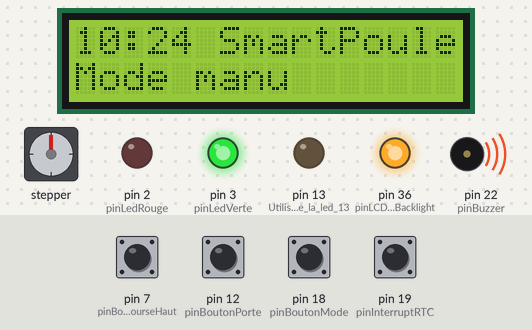
The sketch below on a simulated Arduino Mega 2560, built with avr-gcc and run on an emulated ATmega2560. Parts: 16×2 character LCD, stepper motor, output pins drawn as LEDs (lit = HIGH), buzzer (waves = sounding, pin HIGH). Inputs (shaded band) come from the test bench; at power-on: pin 7 (pinBoutonFinDeCourseHaut), pin 12 (pinBoutonPorte), pin 18 (pinBoutonMode), pin 19 (pinInterruptRTC) HIGH. Sleep ends after the set time or at an interrupt; the local clock reads 2024-03-15 10:24:30 at power-on unless the sketch sets it; stepper angles assume 2048 steps per turn.

Above: at 1.3 s.
1.4 s: pin 12 (pinBoutonPorte) pulled LOW for 0.15 s
2.1 s: pin 7 (pinBoutonFinDeCourseHaut) pulled LOW for 0.15 s
At 3.8 s:
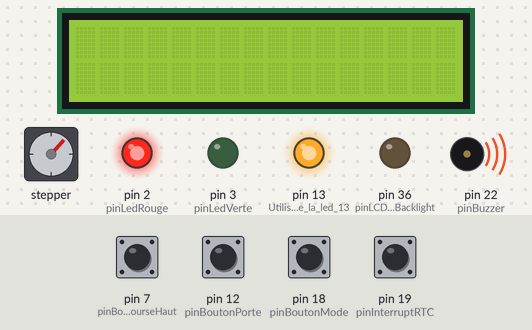
4.7 s: pin 18 (pinBoutonMode) pulled LOW for 3.2 s
At 7.8 s:
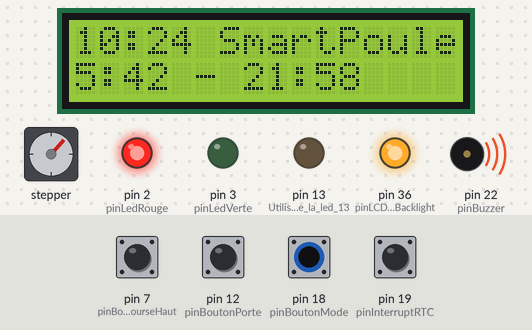
9.4 s: pin 18 (pinBoutonMode) pulled LOW for 0.15 s
At 9.9 s:
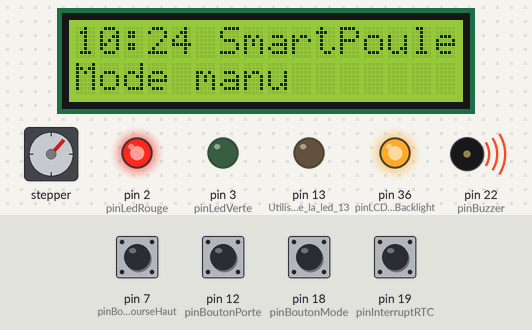
11.0 s: pin 12 (pinBoutonPorte) pulled LOW for 1 s
12.6 s: pin 7 (pinBoutonFinDeCourseHaut) pulled LOW for 1 s
At 15.0 s:
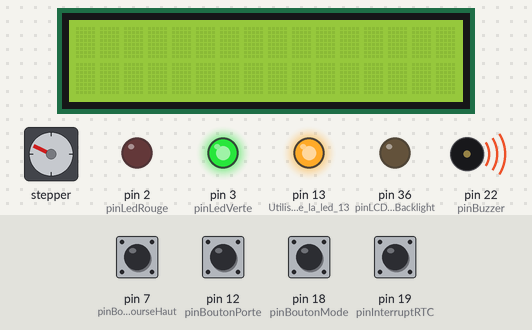
Timing chart, 0 to 16.5 s (numbered marks = the images above; inputs shaded):
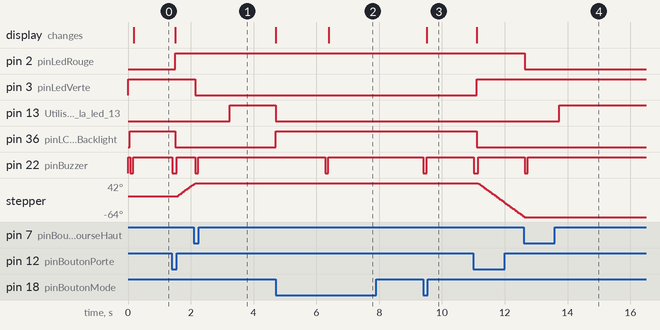

Measured:
- after the input at 1.4 s, pin 2 (pinLedRouge): LOW → HIGH after 0.10 s; pin 36 (pinLCD_A_Backlight): HIGH → LOW after 0.10 s; pin 22 (pinBuzzer): HIGH → LOW at once, → HIGH 0.15 s later; stepper: turns 37° clockwise in 0.51 s, starting after 0.15 s
- after the input at 2.1 s, pin 3 (pinLedVerte): HIGH → LOW at once; pin 13 (Utilisation_de_la_led_13): LOW → HIGH after 1.1 s; pin 22 (pinBuzzer): HIGH → LOW at once, → HIGH 0.10 s later; stepper: goes on until 2.1 s, then stays 42°
- after the input at 4.7 s, pin 13 (Utilisation_de_la_led_13): HIGH → LOW at once; pin 36 (pinLCD_A_Backlight): LOW → HIGH at once; pin 22 (pinBuzzer): HIGH → LOW after 1.6 s, → HIGH 0.10 s later; the display: first changes at once (image 2 shows a later state)
- after the input at 9.4 s, pin 22 (pinBuzzer): HIGH → LOW at once, → HIGH 0.10 s later; the display: changes after 0.12 s (image 3)
- after the input at 11.0 s, pin 3 (pinLedVerte): LOW → HIGH after 0.11 s; pin 36 (pinLCD_A_Backlight): HIGH → LOW after 0.11 s; pin 22 (pinBuzzer): HIGH → LOW at once, → HIGH 0.15 s later; stepper: keeps turning counter-clockwise at about 73°/s, starting after 0.16 s
- after the input at 12.6 s, pin 2 (pinLedRouge): HIGH → LOW at once; pin 13 (Utilisation_de_la_led_13): LOW → HIGH after 1.1 s; pin 22 (pinBuzzer): HIGH → LOW at once, → HIGH 0.10 s later; stepper: goes on until 12.6 s, then stays -64°

The sketch:

smartPoulailler.ino
```cpp
// Declaration des includes
#include <LiquidCrystal.h>  // LCD
#include <TimeLord.h>       // Sunrise-sunset
#include <avr/sleep.h>      // Mode sleep
#include <DS3232RTC.h>      // RTC
#include <Stepper.h>        // Moteur pas a pas

// Define pin
#define pinPhotoCell A0
#define pinLedRouge 2
#define pinLedVerte 3
#define pinBoutonFinDeCourseHaut 7
#define pinBoutonFinDeCourseBas 7 // Pour test, a remettre a 6
#define pinBoutonPorte 12
#define pinBoutonMode 18
#define pinInterruptRTC 19  // Pin reliée au SQW du module RTC (Utilisée pour reveiller la carte)
#define pinBuzzer 22
#define pinLCD_A_Backlight 36
#define pinLCD_RS 38
#define pinLCD_E 39
#define pinLCD_D4 40
#define pinLCD_D5 41
#define pinLCD_D6 42
#define pinLCD_D7 43
#define pinStepper_IN1 50
#define pinStepper_IN2 51
#define pinStepper_IN3 52
#define pinStepper_IN4 53

// Declaration des structures
struct struct_time {
  int heure;
  int minute;
};

// Declaration des constantes
const int seuilLuminosite=500;                                          // #TODO: A definir
const long tempoLuminosite = 5000;                                      // #TODO: A definir
const byte heureMatinMin = 5;
const byte heureMatinMax = 10;
const byte heureSoirMin = 18;
const byte heureSoirMax = 23;
const long tempoSleep = 60000;  // Temporisation de une minute pour eteindre l'affichage
const float LONGITUDE = 7.139;        // Longitude de Burnhaupt
const float LATITUDE = 47.729;        // Lattitude de Burnhaupt
const int offsetSunset = 200;    // Decalage apres le sunset en minutes (peut etre negatif) (Il y a un decalage de 2 heures apparemment)
const int offsetSunrise = -60;    // Decalage après le sunrise en minutes (peut etre negatif)
const float stepsPerRevolution = 2048;  // Nombre de pas par tour (Caracteristique du moteur)
const int stepperSpeed = 12; // en tr/min

// Declaration des variables globales
byte mode; // 1: Mode bouton, 2: Mode horaire, 3: Mode Luminosité
bool etatLCD; // False = LCD eteint; true = LCD allumé
bool etatBouton, dernierEtatBouton, etatBoutonMode, dernierEtatBoutonMode;
bool etatPorte;
int etatPhotoCell;
time_t t;
unsigned long currentMillis;
unsigned long previousMillisLuminosite, previousMillisSleep;
TimeLord tardis;
struct_time heureOuverture = {0, 0};
struct_time heureFermeture = {0, 0};

// Declaration du stepper
Stepper myStepper(stepsPerRevolution, pinStepper_IN4, pinStepper_IN2, pinStepper_IN3, pinStepper_IN1);

// Declaration du LCD (numero de pin)
LiquidCrystal lcd(pinLCD_RS, pinLCD_E, pinLCD_D4, pinLCD_D5, pinLCD_D6, pinLCD_D7);

// Declaration de l'horloge
DS3232RTC rtc;

void setup() {

  // Demarrage du port serie
  Serial.begin(9600);

  // Demarrage de l'horloge
  rtc.begin();

  // Décommenter le bloc ci-dessous pour regler l'heure
  // tmElements_t tm;
  // tm.Second = 00;
  // tm.Minute = 51;
  // tm.Hour = 17;               // set the RTC to an arbitrary time
  // tm.Day = 2;
  // tm.Month = 6;
  // tm.Year = 2019 - 1970;      // tmElements_t.Year is the offset from 1970
  // RTC.write(tm);              // set the RTC from the tm structure

  // Initialisation des variables
  mode=1;
  etatLCD=true;
  etatBouton=LOW;
  dernierEtatBouton=HIGH;
  etatBoutonMode=HIGH;
  dernierEtatBoutonMode=HIGH;
  etatPorte=LOW;
  previousMillisLuminosite = 0;
  previousMillisSleep = 0;

  // Initialisation du mode des PIN
  pinMode(LED_BUILTIN,OUTPUT); // Utilisation de la led 13 pour indiquer le mode veille
  pinMode(pinInterruptRTC,INPUT_PULLUP);
  pinMode(pinLedRouge,OUTPUT);
  pinMode(pinLedVerte,OUTPUT);
  pinMode(pinBuzzer,OUTPUT);
  pinMode(pinBoutonPorte,INPUT_PULLUP);
  pinMode(pinBoutonMode,INPUT_PULLUP);
  pinMode(pinBoutonFinDeCourseHaut,INPUT_PULLUP);
  pinMode(pinBoutonFinDeCourseBas,INPUT_PULLUP);
  pinMode(pinLCD_A_Backlight, OUTPUT);

  // Initialisation de l'etat des PIN
  digitalWrite(LED_BUILTIN,LOW);
  digitalWrite(pinBuzzer,HIGH);
  digitalWrite(pinLedRouge,LOW);
  digitalWrite(pinLedVerte,HIGH);

  // Initialisation du Stepper
  digitalWrite(pinStepper_IN1,LOW);
  digitalWrite(pinStepper_IN2,LOW);
  digitalWrite(pinStepper_IN3,LOW);
  digitalWrite(pinStepper_IN4,LOW);

  // Initialisation du LCD
  lcd.begin(16, 2);
  allumageLCD();

  // Initialsation de la vitesse du stepper
  myStepper.setSpeed(stepperSpeed);

  // Aquisition de l'heure actuelle
  t = RTC.get();

  // Calcul des horraires sunrise-sunset
  calculSunriseSunset();

  // Initialisation des alarmes, reset des flags
  // RTC.setAlarm(alarmType, minutes, hours, dayOrDate);
  RTC.setAlarm(ALM1_MATCH_HOURS, heureOuverture.minute, heureOuverture.heure, 0); // Set de l'alarme 1 sur l'heure de l'ouverture - offset
  RTC.setAlarm(ALM2_MATCH_HOURS, heureFermeture.minute, heureFermeture.heure, 0); // Set de l'alarme 2 sur l'heure de la fermeture - offset
  RTC.alarm(ALARM_1);
  RTC.alarm(ALARM_2);
  RTC.alarmInterrupt(ALARM_1, true); // Enable interrupt output for Alarm 1
  RTC.alarmInterrupt(ALARM_2, true); // Enable interrupt output for Alarm 2
  RTC.squareWave(SQWAVE_NONE); // Configure the INT/SQW pin for "interrupt" operation

  // Initialisation pour le calcul sunrise-sunset
  tardis.TimeZone(1 * 60); // tell TimeLord what timezone your RTC is synchronized to. You can ignore DST
  // as long as the RTC never changes back and forth between DST and non-DST
  tardis.Position(LATITUDE, LONGITUDE); // tell TimeLord where in the world we are

  // Buzz du demarrage
  buzz(100);

}

void loop() {

  // Maj de l'heure actuelle
  t = RTC.get();

  // Maj des millis (milliseconde depuis le demarrage)
  currentMillis = millis();

  // Maj de l'affichage
  AffichageLCD();

  // Selection du mode
  switch (mode = calculMode())
  {
    case 1: // Mode 1 : Bouton
      modeBouton();
    break;
    case 2: // Mode 2 : Horaire
      modeHorraire();
    break;
    case 3: // Mode 3 : Luminosite
      modeLuminosite();
    break;
    default:

    break;
  }

  // Execution toutes les minutes pour passer en sleep
  if (currentMillis - previousMillisSleep >= tempoSleep) {
    previousMillisSleep = currentMillis;

    // On se met en veille
    goingToSleep();
  }

}

// Fonction : Lecture du bouton mode
// Return : mode
byte calculMode() {

  // Lecture du bouton
  etatBoutonMode=digitalRead(pinBoutonMode);

  // Gestion du bouton
  if(etatBoutonMode!=dernierEtatBoutonMode && etatBoutonMode==LOW) {

    buzz(100);
    previousMillisLuminosite = 0; // Pour le mode luminosite : Reinitialisation a chaque appui sur le bouton mode
    previousMillisSleep = currentMillis; // A chaque appui sur le bouton, on recommence a compter

    // Si le LCD est eteint, on l'allume, sinon on change de mode

      mode++;
      if (mode > 2)  // TEMPORAIRE On ne passe pas dans le mode luminosité (non fonctionnel)
        mode=1;

  }

  // Mise en memoire du dernier etat du bouton
  dernierEtatBoutonMode=etatBoutonMode;

  return mode;

}

// Fonction : Mode 1 : Bouton
void modeBouton() {

  // Lecture du bouton
  etatBouton=digitalRead(pinBoutonPorte);

  // Action sur la porte
  if(etatBouton!=dernierEtatBouton && etatBouton==LOW) {

    buzz(100);
    previousMillisSleep = currentMillis; // A chaque appui sur le bouton, on recommence a compter

    // Si le lcd est eteint, on l'allume, sinon on actionne la porte
    if (!etatLCD) {
      // Rallumage du lcd
      allumageLCD();
    }
    else {
      ouverturePorte(!etatPorte);
    }
  }

  // Mise en memoire du dernier etat du bouton
  dernierEtatBouton=etatBouton;

}

// Fonction : Mode 2 : Horaire
void modeHorraire() {

  // Action sur la porte
  if(hour(t)==heureOuverture.heure && minute(t)==heureOuverture.minute)
    ouverturePorte(true);
  else if (hour(t)==heureFermeture.heure && minute(t)==heureFermeture.minute)
    ouverturePorte(false);

}

// Fonction de mise en veille
void goingToSleep() {
  sleep_enable();//Enabling sleep mode
  set_sleep_mode(SLEEP_MODE_PWR_DOWN); //Setting the sleep mode, in our case full sleep

  attachInterrupt(digitalPinToInterrupt(pinInterruptRTC), wakeUp, LOW); //attaching a interrupt to pin RTC
  attachInterrupt(digitalPinToInterrupt(pinBoutonMode), wakeUp, LOW); //attaching a interrupt to pin boutonMode

  delay(1000);

  extinctionLCD();

  // Extinction des leds, allumage de la led 13
  digitalWrite(LED_BUILTIN,HIGH);
  // digitalWrite(pinLedRouge,HIGH);
  // digitalWrite(pinLedVerte,HIGH);

  delay(1000);

  sleep_cpu(); //activating sleep mode

  // Delai pour pas que l'appui soit pris en compte pour changer de mode
  delay(2000);

  // Set new alarms
  RTC.setAlarm(ALM1_MATCH_HOURS, heureOuverture.minute, heureOuverture.heure, 0); // Set de l'alarme 1 sur l'heure de l'ouverture - offset
  RTC.setAlarm(ALM2_MATCH_HOURS, heureFermeture.minute, heureFermeture.heure, 0); // Set de l'alarme 2 sur l'heure de la fermeture - offset

  // Clear the alarm flag
  RTC.alarm(ALARM_1);
  RTC.alarm(ALARM_2);
}

// Fonction : Mode 3 : Luminosite
void modeLuminosite() {

  // Lecture de la photocell
  etatPhotoCell=analogRead(pinPhotoCell);

  // Action sur la porte
  // Si la luminosite est superieure a ... dans la plage horraire horraire ... pendant x, on ouvre la porte
  if(hour(t)>=heureMatinMin && hour(t)<heureMatinMax) {
    if(etatPhotoCell>seuilLuminosite && previousMillisLuminosite != 0) {
      if (currentMillis - previousMillisLuminosite >= tempoLuminosite) {
        previousMillisLuminosite = currentMillis;
        ouverturePorte(true);
      }
    }
    else {
      previousMillisLuminosite = currentMillis;
    }
  }

  if(hour(t)>=heureSoirMin && hour(t)<heureSoirMax) {
    if(etatPhotoCell<seuilLuminosite && previousMillisLuminosite != 0) {
      if (currentMillis - previousMillisLuminosite >= tempoLuminosite) {
        previousMillisLuminosite = currentMillis;
        ouverturePorte(false);
      }
    }
    else {
      previousMillisLuminosite = currentMillis;
    }
  }

  // Securite : ouverture/fermeture de la porte aux horaires max du matin/soir
  if(hour(t)==heureMatinMax)
    ouverturePorte(true);
  if(hour(t)==heureSoirMax)
    ouverturePorte(false);

}

// Fonction éxécutée au réveil
void wakeUp() {
  // Extinction de la led 13
  digitalWrite(LED_BUILTIN,LOW);

  allumageLCD();

  calculSunriseSunset();

  previousMillisSleep = currentMillis;

  sleep_disable();//Disable sleep mode
  detachInterrupt(digitalPinToInterrupt(pinInterruptRTC)); //Removes the interrupt from pin
  detachInterrupt(digitalPinToInterrupt(pinBoutonMode)); //Removes the interrupt from pin
}

// Fonction qui calcul les heures de sunrise et de sunset, et initialisation des variable heureOuverture et heureFermeture;
void calculSunriseSunset () {

  byte today[] = {0, 0, 12, day(t), month(t), year(t)}; // store today's date (at noon) in an array for TimeLord to use

  // Calcul du Sunrise et affectation des variables heureOuverture
  tardis.SunRise(today);

  heureOuverture.heure = today[tl_hour];
  heureOuverture.minute = today[tl_minute] + offsetSunrise;

  if (heureOuverture.minute < 0) {
    while (heureOuverture.minute < 0) {
      heureOuverture.heure = heureOuverture.heure - 1;
      heureOuverture.minute = heureOuverture.minute + 60;
    }
  }

  if (heureOuverture.minute > 59) {
    while (heureOuverture.minute > 59) {
      heureOuverture.heure = heureOuverture.heure + 1;
      heureOuverture.minute = heureOuverture.minute - 60;
    }
  }

  // Calcul du Sunset et affectation des variables heureFermeture
  tardis.SunSet(today);

  heureFermeture.heure = today[tl_hour];
  heureFermeture.minute = today[tl_minute] + offsetSunset;

  if (heureFermeture.minute < 0) {
    while (heureFermeture.minute < 0) {
      heureFermeture.heure = heureFermeture.heure - 1;
      heureFermeture.minute = heureFermeture.minute + 60;
    }
  }

  if (heureFermeture.minute > 59) {
    while (heureFermeture.minute > 59) {
      heureFermeture.heure = heureFermeture.heure + 1;
      heureFermeture.minute = heureFermeture.minute - 60;
    }
  }

}

// Fonction déplacement de la porte (Juste des leds pour simuler pour l'instant)
// @Param : Bool 1: action d'ouvrir la porteOuvert
//              2: action de fermer la porte
// Return : état de la porte
void ouverturePorte(bool ouvrir) {

  if(!etatPorte && ouvrir) {

    // On éteint tout pour garder la puissance
    extinctionLCD();
    digitalWrite(pinLedRouge,HIGH);
    digitalWrite(pinLedVerte,HIGH);
    buzz(50);

    // Tant que le bouton de fin de course n'est pas actionnee, on fait tourner le moteur
    while (digitalRead(pinBoutonFinDeCourseHaut) != 0)
      myStepper.step(40);

    // On rallume les leds et le LCD
    digitalWrite(pinLedRouge,HIGH);
    digitalWrite(pinLedVerte,LOW);

    // Extinction du stepper motor
    digitalWrite(pinStepper_IN1,LOW);
    digitalWrite(pinStepper_IN2,LOW);
    digitalWrite(pinStepper_IN3,LOW);
    digitalWrite(pinStepper_IN4,LOW);

    buzz(100);
    etatPorte=true;

    goingToSleep();

  }

  else if (etatPorte && !ouvrir) {

    // On éteint tout pour garder la puissance
    extinctionLCD();
    digitalWrite(pinLedRouge,HIGH);
    digitalWrite(pinLedVerte,HIGH);
    buzz(50);

    // Tant que le bouton de fin de course n'est pas acctionnee
    while (digitalRead(pinBoutonFinDeCourseBas) != 0)
      myStepper.step(-40);

    // Allumage des Leds
    digitalWrite(pinLedRouge,LOW);
    digitalWrite(pinLedVerte,HIGH);

    // Extinction du stepper motor
    digitalWrite(pinStepper_IN1,LOW);
    digitalWrite(pinStepper_IN2,LOW);
    digitalWrite(pinStepper_IN3,LOW);
    digitalWrite(pinStepper_IN4,LOW);

    buzz(100);
    etatPorte=false;

    goingToSleep();

  }

}

// Fonction extinction du LCD et du backlight
void extinctionLCD() {
  lcd.noDisplay();
  digitalWrite(pinLCD_A_Backlight, LOW);
  etatLCD=false;
}

// Fonction allumage du LCD et du backlight
void allumageLCD() {
  lcd.display();
  digitalWrite(pinLCD_A_Backlight, HIGH);
  etatLCD=true;
}

// Fonction : Affichage sur le LCD
void AffichageLCD() {


  // Affichage de l'heure  sur la premiere ligne
  lcd.setCursor(0, 0);
  lcd.print((int)hour(t), DEC);
  lcd.print(":");
  if (minute(t) < 10) {
    lcd.print("0");
    lcd.print((int)minute(t));
  }
  else {
    lcd.print((int)minute(t));
  }
  lcd.print(" SmartPoule");

  // Affichage de la deuxieme ligne selon le mode
  lcd.setCursor(0, 1);
  switch (mode)
  {
    case 1: // Mode 1 : Bouton
      lcd.print("Mode manu                   ");
    break;
    case 2: // Mode 2 : Horaire
      lcd.print(heureOuverture.heure);
      lcd.print(":");
      if (heureOuverture.minute < 10) {
        lcd.print("0");
        lcd.print(heureOuverture.minute);
      }
      else {
        lcd.print(heureOuverture.minute);
      }
      lcd.print(" - ");
      lcd.print(heureFermeture.heure);
      lcd.print(":");
      if (heureFermeture.minute < 10) {
        lcd.print("0");
        lcd.print(heureFermeture.minute);
      }
      else {
        lcd.print(heureFermeture.minute);
      }
      lcd.print("           ");
    break;
    case 3: // Mode 3 : Luminosite
      lcd.print("Mode auto : ");
      lcd.print(etatPhotoCell);
      lcd.print("          ");
    break;
    default:
      lcd.print("Erreur");
    break;
  }

}

// Fonction faire un BIP sonore
// @Param : char duree du bip
void buzz(char duree) {
  digitalWrite(pinBuzzer,LOW);
  delay(duree);
  digitalWrite(pinBuzzer,HIGH);
}
```
